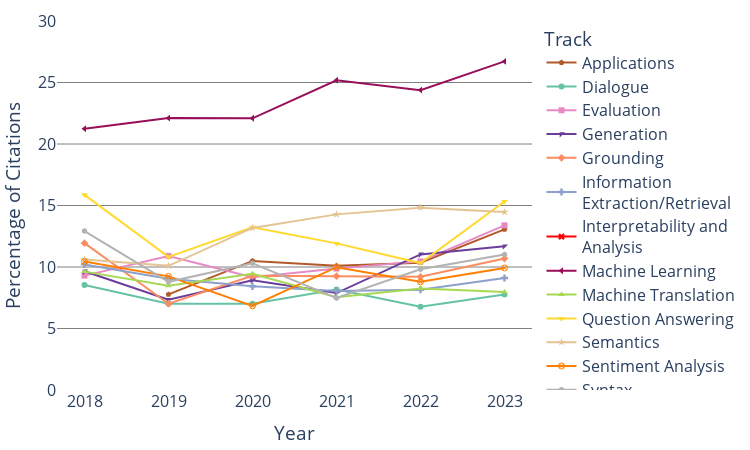

Notebook code for this chart:
### Code cell
import scipy.stats as stats
conf_interval = 0.95

fig = go.Figure()
for track in tracks:
    mean_citations = []

    for year in years:
        data = citation_distribution_by_track[track][year]
        mean_val = np.mean(data)
        mean_citations.append(mean_val)
  
    fig.add_trace(go.Scatter(
        x=years,
        y=mean_citations,
        mode='lines+markers',
        name=track_to_pretty_name(track),
        line=dict(color=track_styles[track]['color']),
        marker=dict(symbol=track_styles[track]['marker'])
    ))

fig.update_layout(
    xaxis=dict(
        title='Year',
        tickmode='array',
        tickvals=years,
        type='category'
    ),
    yaxis=dict(
        title='Percentage of Citations',
        range=[0, 30]
    ),
    legend_title='Track',
    plot_bgcolor='white',
    height=450,
    width=750,
    font=dict(size=16),
    margin=dict(l=20, t=20, r=20, b=10),
)

fig.update_yaxes(showgrid=True, gridcolor='gray', gridwidth=1)

fig.show()

### Figure 1 — Plotly figure (JSON) as saved in the notebook; plotly's stock layout.template omitted (floating-point values rounded to 4 significant figures)
{"data": [{"line": {"color": "#b15928"}, "marker": {"symbol": "pentagon"}, "mode": "lines+markers", "name": "Applications", "type": "scatter", "x": [2018, 2019, 2020, 2021, 2022, 2023], "y": [null, 7.774, 10.5, 10.1, 10.35, 13.06]}, {"line": {"color": "#66c2a5"}, "marker": {"symbol": "circle"}, "mode": "lines+markers", "name": "Dialogue", "type": "scatter", "x": [2018, 2019, 2020, 2021, 2022, 2023], "y": [8.538, 7.011, 7.02, 8.171, 6.766, 7.761]}, {"line": {"color": "#e78ac3"}, "marker": {"symbol": "square"}, "mode": "lines+markers", "name": "Evaluation", "type": "scatter", "x": [2018, 2019, 2020, 2021, 2022, 2023], "y": [9.301, 10.9, 9.173, 9.871, 10.46, 13.39]}, {"line": {"color": "#6a3d9a"}, "marker": {"symbol": "triangle-nw"}, "mode": "lines+markers", "name": "Generation", "type": "scatter", "x": [2018, 2019, 2020, 2021, 2022, 2023], "y": [9.65, 7.34, 8.912, 7.881, 11.02, 11.69]}, {"line": {"color": "#fc8d62"}, "marker": {"symbol": "diamond"}, "mode": "lines+markers", "name": "Grounding", "type": "scatter", "x": [2018, 2019, 2020, 2021, 2022, 2023], "y": [11.94, 7.016, 9.281, 9.257, 9.2, 10.69]}, {"line": {"color": "#8da0cb"}, "marker": {"symbol": "cross"}, "mode": "lines+markers", "name": "Information <br>Extraction/Retrieval", "type": "scatter", "x": [2018, 2019, 2020, 2021, 2022, 2023], "y": [10.21, 9.053, 8.432, 8.041, 8.153, 9.107]}, {"line": {"color": "#FF0000"}, "marker": {"symbol": "x"}, "mode": "lines+markers", "name": "Interpretability and <br>Analysis", "type": "scatter", "x": [2018, 2019, 2020, 2021, 2022, 2023], "y": [null, null, null, null, null, null]}, {"line": {"color": "#980e59"}, "marker": {"symbol": "triangle-left"}, "mode": "lines+markers", "name": "Machine Learning", "type": "scatter", "x": [2018, 2019, 2020, 2021, 2022, 2023], "y": [21.24, 22.11, 22.09, 25.18, 24.38, 26.71]}, {"line": {"color": "#a6d854"}, "marker": {"symbol": "triangle-up"}, "mode": "lines+markers", "name": "Machine Translation", "type": "scatter", "x": [2018, 2019, 2020, 2021, 2022, 2023], "y": [9.624, 8.478, 9.45, 7.544, 8.249, 7.97]}, {"line": {"color": "#ffd92f"}, "marker": {"symbol": "triangle-down"}, "mode": "lines+markers", "name": "Question Answering", "type": "scatter", "x": [2018, 2019, 2020, 2021, 2022, 2023], "y": [15.87, 10.82, 13.22, 11.92, 10.32, 15.33]}, {"line": {"color": "#e5c494"}, "marker": {"symbol": "star"}, "mode": "lines+markers", "name": "Semantics", "type": "scatter", "x": [2018, 2019, 2020, 2021, 2022, 2023], "y": [10.6, 10.09, 13.17, 14.28, 14.83, 14.46]}, {"line": {"color": "#ff7f00"}, "marker": {"symbol": "circle-x-open"}, "mode": "lines+markers", "name": "Sentiment Analysis", "type": "scatter", "x": [2018, 2019, 2020, 2021, 2022, 2023], "y": [10.44, 9.237, 6.84, 9.986, 8.795, 9.923]}, {"line": {"color": "#b3b3b3"}, "marker": {"symbol": "hexagon"}, "mode": "lines+markers", "name": "Syntax", "type": "scatter", "x": [2018, 2019, 2020, 2021, 2022, 2023], "y": [12.92, 8.794, 10.31, 7.476, 9.82, 11.01]}], "layout": {"font": {"size": 16}, "height": 450, "legend": {"title": {"text": "Track"}}, "margin": {"b": 10, "l": 20, "r": 20, "t": 20}, "plot_bgcolor": "white", "width": 750, "xaxis": {"autorange": true, "range": [-0.3286, 5.329], "tickmode": "array", "tickvals": [2018, 2019, 2020, 2021, 2022, 2023], "title": {"text": "Year"}, "type": "category"}, "yaxis": {"gridcolor": "gray", "gridwidth": 1, "range": [0, 30], "showgrid": true, "title": {"text": "Percentage of Citations"}, "type": "linear"}}}
